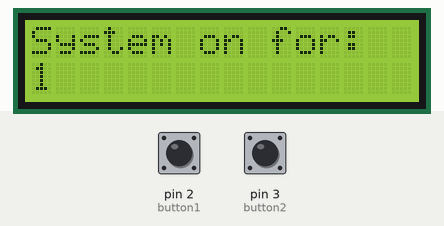
Recording of a sketch running on a simulated Arduino Uno, built for the host (arithmetic inside an expression is 32-bit, double 64-bit). Shown: 16×2 character LCD. Inputs (shaded band) come from the test bench; at power-on: pin 2 (button1) HIGH, pin 3 (button2) HIGH.

Above: at 1.2 s.
1.3 s: pin 2 (button1) pulled LOW for 0.15 s
At 1.6 s:
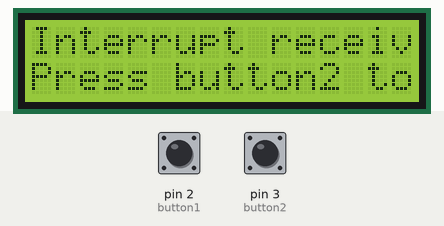
2.0 s: pin 3 (button2) pulled LOW for 0.15 s
At 3.0 s:
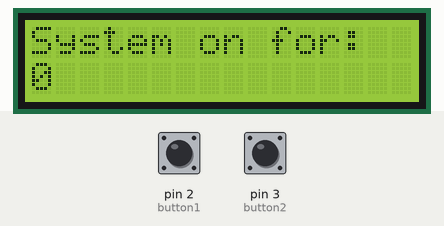
3.8 s: pin 2 (button1) pulled LOW for 1 s
At 5.26 s:
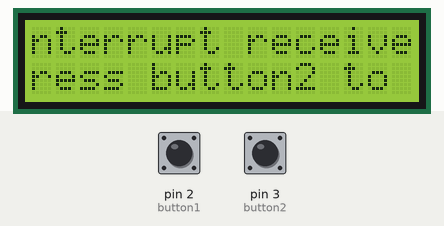
5.4 s: pin 3 (button2) pulled LOW for 1 s
At 7.2 s:
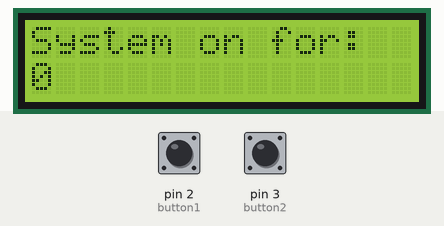
7.9 s: pin 2 (button1) pulled LOW for 0.15 s
At 8.81 s:
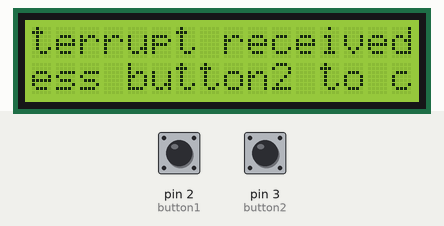
Timing chart, 0 to 10.9 s (numbered marks = the images above; inputs shaded):
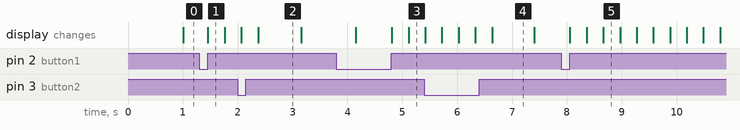

Measured:
- after the input at 1.3 s, the display: changes after 0.16 s (image 1)
- after the input at 2.0 s, the display: first differs from a run without the input after 0.37 s (image 2)
- after the input at 3.8 s, the display: first differs from a run without the input after 1.0 s (image 3 shows a later state)
- after the input at 5.4 s, the display: first differs from a run without the input after 1.2 s (image 4)
- after the input at 7.9 s, the display: first changes after 0.16 s (image 5 shows a later state)
- what the display in image 2 shows lasts 0.8 s, from 2.4 s to 3.2 s

The sketch:

jsee4Lab8.ino
```cpp
/* jsee4Lab8.ino */
/* -----------------------------------------------------------------------------------
 >> Assignment details and provided code are created and owned by Patrick Troy.
 >> University of Illinois Chicago - CS 362, Spring 2024
 >> -----------------------------------------------------------------------------------
 >> Course : Computer Design
 >> Author : ChessZra (668942698, jsee4)
 >> System : Windows 11 w/ Arduino IDE
 >> References: https://docs.arduino.cc/
 >>             https://www.arduino.cc/en/Tutorial/LiquidCrystalScroll
 >>             https://www.arduino.cc/en/Tutorial/LibraryExamples/HelloWorld
 >>             https://www.arduino.cc/reference/en/libraries/liquidcrystal/
 >>             https://www.arduino.cc/reference/en/language/functions/external-interrupts/attachinterrupt/
 - -                             - -
 >> Project/Lab Name    : Lab 8 - Interrupt Service Routines (ISR)
 >> Brief Description   : This program demonstrates the ISR functionality on the arduino
 >>                       board by utilizing a few bush buttons and a single 16x2 LCD
 >>                       screen!
 >> Assumptions         : None
 >> Date demonstrated   : 03/25/2024
 >> Teaching Assistant  : Amir
------------------------------------------------------------------------------------- */
// Preprocessor Directives ::
#include <LiquidCrystal.h>

// Global Variables ::
const int rs = 12, en = 11, d4 = 7, d5 = 6, d6 = 5, d7 = 4;
LiquidCrystal lcd(rs, en, d4, d5, d6, d7);

// Constants/Pins:
const int button1 = 2; // Interrupt button
const int button2 = 3; // Continue button

// Changing variables:
int currentState = 0;
unsigned long previousMillis = 0;

// LCD variables:
char interruptMessage[] = {
"Interrupt received! "
};
int n = strlen(interruptMessage), low = 0;
char window[16];

char interruptMessage2[] = {
"Press button2 to continue. "
};
int n2 = strlen(interruptMessage2), low2 = 0;
char window2[16];

void setup() {
  lcd.begin(16, 2);
  pinMode(button1, INPUT);
  pinMode(button2, INPUT);

  // Interrupt pins:
  pinMode(button1, INPUT_PULLUP);
  attachInterrupt(digitalPinToInterrupt(button1), button1Pressed, RISING);
  pinMode(button2, INPUT_PULLUP);
  attachInterrupt(digitalPinToInterrupt(button2), button2Pressed, RISING);
}

void button1Pressed() {
  low = 0;  // Just to reset the scrolling message to the beginning...
  low2 = 0; // Just to reset the scrolling message to the beginning...
  currentState = 1;
}

void button2Pressed() {
  if (currentState == 1) {
    previousMillis = millis();
    currentState = 0;
  }
}

void State0() {
  lcd.setCursor(0, 0);
  lcd.print("System on for:             ");
  lcd.setCursor(0, 1);
  int timeNow = (millis() - previousMillis) / 1000;
  char timeMessage[16];
  sprintf(timeMessage, "%d                  ", timeNow);
  lcd.print(timeMessage);
}

void State1() {
  if (low == n) low = 0; // Back to the beginning of the first message.
  if (low2 == n2) low2 = 0; // Back to the beginning of the second message.

  for (int i = low, j = 0; i < (low + 16); i++, j++) window[j] = interruptMessage[i % n];
  for (int i = low2, j = 0; i < (low2 + 16); i++, j++) window2[j] = interruptMessage2[i % n2];


  lcd.setCursor(0, 0);
  lcd.print(window);
  lcd.setCursor(0, 1);
  lcd.print(window2);

  low++;
  low2++;

  delay(300);
}

void loop() {
  if (currentState == 0) {
    State0();
  } else if (currentState == 1) {
    State1();
  }
}
```
